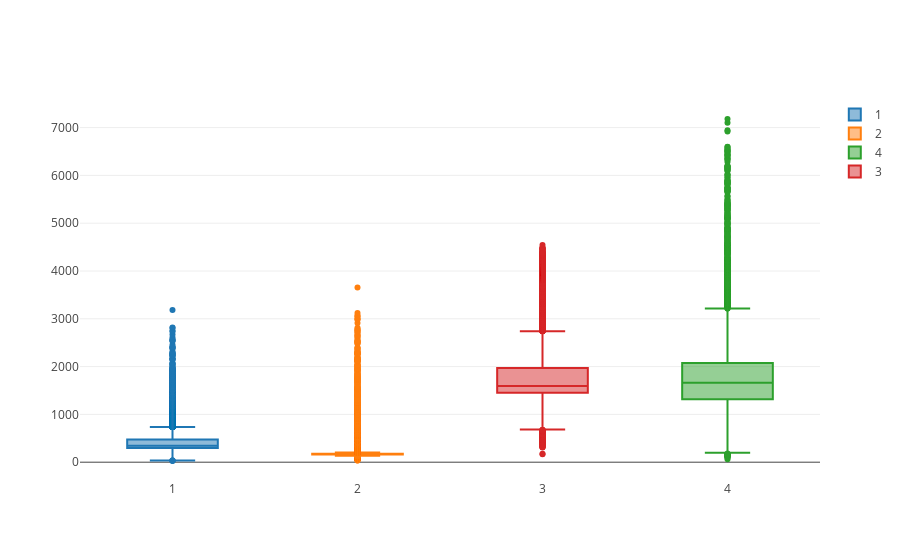

Notebook source saved alongside this figure:
### Code cell
data = []

# Create a box trace for each genre in our dataset
for target_classes in df.target.unique():
    data.append(
        go.Box(y=df[df.target == target_classes].X6, name=str(target_classes))
    )
    
# Visualize
iplot(data, show_link=False)

### Figure 1 — Plotly figure (JSON) as saved in the notebook; plotly's stock layout.template omitted (floating-point values rounded to 4 significant figures; data arrays with more than 128 entries replaced by an {"elided": "..."} marker saying what was removed)
{"data": [{"name": "1", "type": "box", "uid": "37d665bc-d8b2-11e8-89c4-b8819893f1d4", "y": {"elided": "50000 int values"}}, {"name": "2", "type": "box", "uid": "37d665bd-d8b2-11e8-89c4-b8819893f1d4", "y": {"elided": "30000 int values"}}, {"name": "4", "type": "box", "uid": "37d665be-d8b2-11e8-89c4-b8819893f1d4", "y": {"elided": "10000 int values"}}, {"name": "3", "type": "box", "uid": "37d665bf-d8b2-11e8-89c4-b8819893f1d4", "y": {"elided": "20000 int values"}}], "layout": {}}
